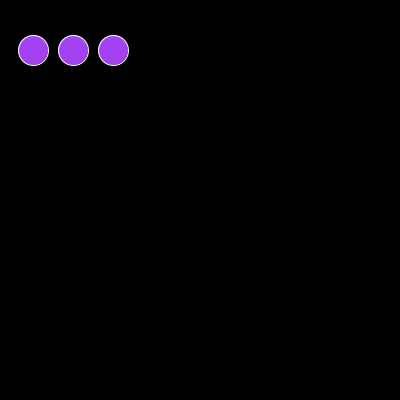
Frame 1 (no input)
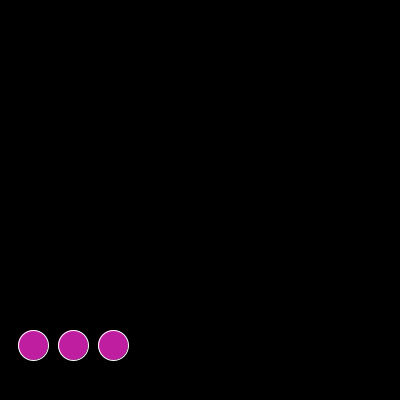
Frame 60 (the mouse pressed at the canvas centre just before this capture)
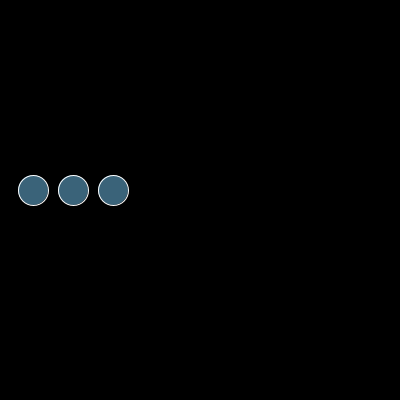
Frame 120 (the mouse held since frame 60 and released just before this capture)

The Processing sketch that drew these frames (run headless with seeded random() and noise(); from frame 60 on, the mouse is pressed at the canvas centre):

// Processing sketch: processing_162918
// ── processing_162918.pde

float y = 50.0;
float speed = 5.0;
float radius = 15.0;
 
void setup() {
  size(400, 400);
  smooth();
  noStroke();
  ellipseMode(RADIUS);
}
 
void draw() {
  background(0);
  fill(random(255),random(255),random(255));
  stroke(255,255,255);
  ellipse(33, y, radius, radius);
  ellipse(73, y, radius, radius);
  ellipse(113, y, radius, radius);
  y = y + speed;
  if (y > height+15) {
    y = height + 15;
    speed = - speed;
  }
  if (y < radius && speed < 0)
  { 
    speed = -speed;
  }
}
